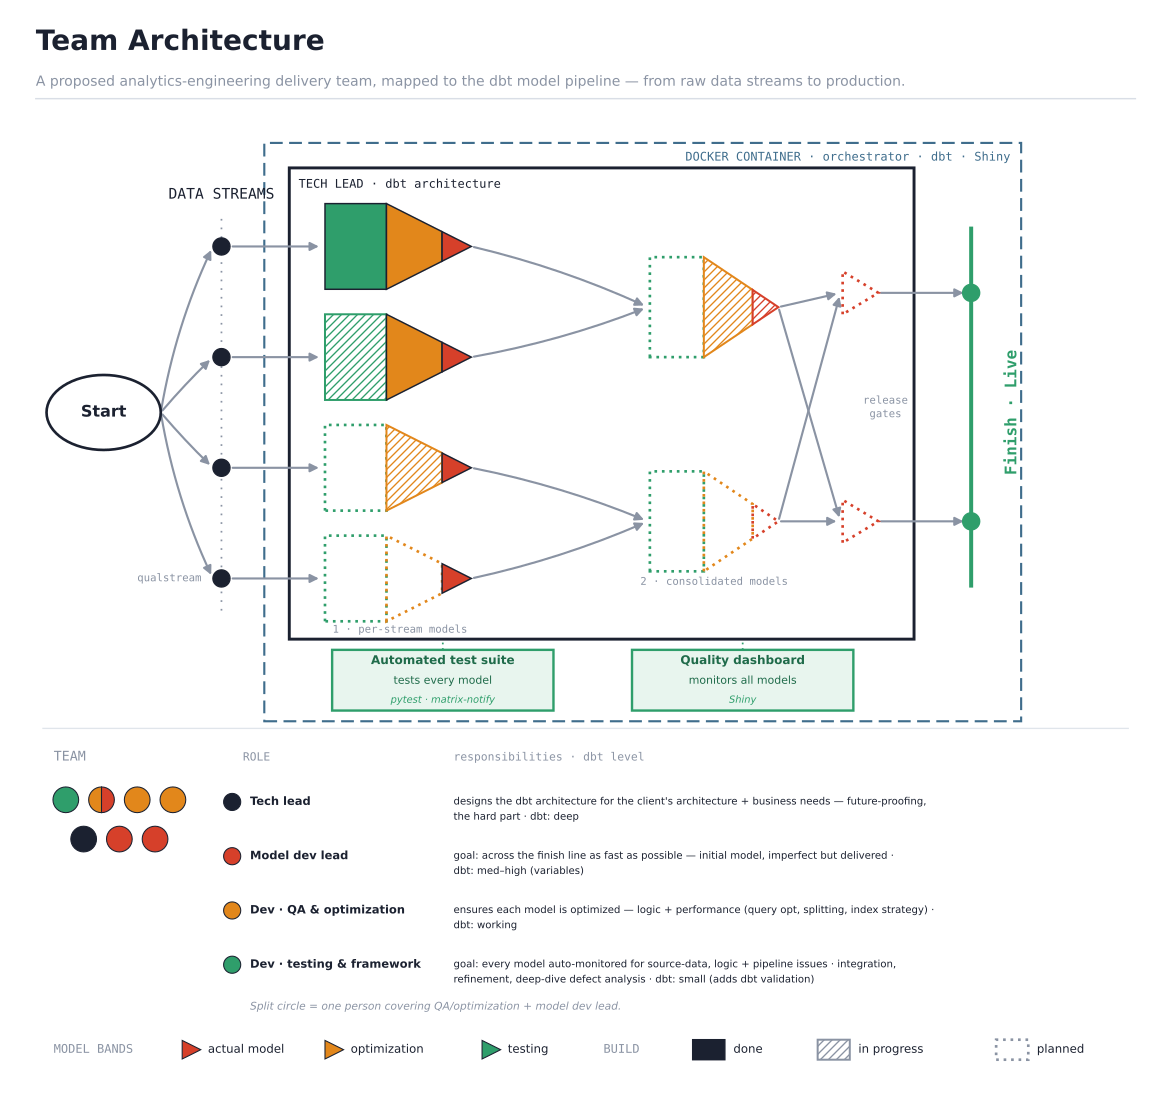

Reproduce this figure in Python.
"""Conceptual pipeline schematic: data streams -> quality gates -> live.

A faithful digital reproduction of the hand sketch (distinct from
pipeline_grouped.py, the concrete schema-by-schema pipeline):

    Start -> four parallel DATA STREAMS (three quantitative + qualstream,
    the qualitative signal) -> a STAGE-1 box of per-stream quality-gate
    funnels -> a STAGE-2 box where the streams merge -> two planned live
    gates that cross into a LIVE finish line at two endpoints.

The funnels are drawn exactly as sketched: NO gradient. Each is a wide-left ->
pointed-right silhouette split into three discrete colour BANDS -- a green
intake block, an orange narrowing middle, and a small red tip -- and each band's
pen style encodes build progress:

    solid fill      done
    diagonal hatch  in progress
    dotted outline  planned

The bottom-left circle cluster is the team-role key (one circle per role, one
split into two colours). Role labels are intentionally left blank for now.

Drawn with matplotlib. Output: tools/pipeline_schematic.(png|svg).
"""
import os
import textwrap

import matplotlib
matplotlib.use("Agg")
import matplotlib.pyplot as plt
from matplotlib.patches import (Circle, Ellipse, FancyArrowPatch, Polygon,
                                Rectangle, Wedge)

# ── palette ──
INK    = "#1b2130"
MUTED  = "#8a93a3"
ACCENT = "#2f9e6b"           # "live"
GREEN  = "#2f9e6b"
AMBER  = "#e2871b"
RED    = "#d6402a"
BLACK  = "#1b2130"
BOX1   = INK
BOX2   = "#c0553a"           # stage-2 box drawn red in the sketch
GREEN_L = "#e8f5ee"          # light fill for green deliverables
GREEN_D = "#1f6b4a"
CONTAINER = "#3f6d8c"        # steel blue: the Docker container layer
PAPER  = "#ffffff"

HERE = os.path.dirname(os.path.abspath(__file__))

# per-funnel section styles (green, orange, red) as read from the sketch
FA = [(GREEN, "solid"),  (AMBER, "solid"),  (RED, "solid")]    # box1 lane 1 (done)
FB = [(GREEN, "hatch"),  (AMBER, "solid"),  (RED, "solid")]    # box1 lane 2
FC = [(GREEN, "dotted"), (AMBER, "hatch"),  (RED, "solid")]    # box1 lane 3
FQ = [(GREEN, "dotted"), (AMBER, "dotted"), (RED, "solid")]    # box1 lane 4: qualstream —
                                                                # model delivered, opt+testing planned
FD = [(GREEN, "dotted"), (AMBER, "hatch"),  (RED, "hatch")]    # box2 upper
FE = [(GREEN, "dotted"), (AMBER, "dotted"), (RED, "dotted")]   # box2 lower  (planned)
PG = [(RED,   "dotted")]                                        # small live gates


def _band(ax, verts, color, style):
    """One colour band of a funnel, drawn in its pen style (no gradient)."""
    if style == "solid":
        ax.add_patch(Polygon(verts, closed=True, facecolor=color,
                             edgecolor=INK, linewidth=1.1, zorder=3))
    elif style == "hatch":
        ax.add_patch(Polygon(verts, closed=True, facecolor="white",
                             edgecolor=color, linewidth=1.5, hatch="////",
                             zorder=3))
    elif style == "dotted":
        ax.add_patch(Polygon(verts, closed=True, facecolor="none",
                             edgecolor=color, linewidth=2,
                             linestyle=(0, (1, 1.8)), zorder=3))


def funnel(ax, x_left, y_c, w, h, spec):
    """Banded quality-gate funnel: wide intake (left) -> refined tip (right).

    spec is a list of (colour, style): 3 entries -> green/orange/red bands;
    1 entry -> a plain single-colour triangle (the small live gates).
    """
    hh = h / 2
    xr = x_left + w
    if len(spec) == 1:
        _band(ax, [(x_left, y_c - hh), (x_left, y_c + hh), (xr, y_c)],
              spec[0][0], spec[0][1])
        return
    xg = x_left + 0.42 * w         # green rectangle ends
    xo = x_left + 0.80 * w         # orange ends, red tip begins
    ho = hh * (xr - xo) / (xr - xg)
    green  = [(x_left, y_c - hh), (x_left, y_c + hh), (xg, y_c + hh), (xg, y_c - hh)]
    orange = [(xg, y_c - hh), (xg, y_c + hh), (xo, y_c + ho), (xo, y_c - ho)]
    red    = [(xo, y_c - ho), (xo, y_c + ho), (xr, y_c)]
    for verts, (color, style) in zip((green, orange, red), spec):
        _band(ax, verts, color, style)


def arrow(ax, p0, p1, rad=0.0):
    ax.add_patch(FancyArrowPatch(
        p0, p1, arrowstyle="-|>", mutation_scale=13, lw=1.6, color=MUTED,
        shrinkA=2, shrinkB=3, connectionstyle=f"arc3,rad={rad}", zorder=1))


def build(ax):
    ax.set_xlim(0, 16)
    ax.set_ylim(-4.7, 10.2)
    ax.set_aspect("equal")                # never distort funnels/circles
    ax.axis("off")

    # ── title ──
    ax.text(0.3, 10.0, "Team Architecture", fontsize=21, fontweight="bold",
            color=INK, va="top")
    ax.text(0.3, 9.35, "A proposed analytics-engineering delivery team, mapped to the "
            "dbt model pipeline — from raw data streams to production.",
            fontsize=10.5, color=MUTED, va="top")
    ax.plot([0.3, 15.7], [9.02, 9.02], color="#d9dee6", lw=1.1)

    y1, y2, y3, y4 = 6.95, 5.40, 3.85, 2.30   # four stream lanes (1.55 pitch)
    yC = (y1 + y4) / 2                         # visual centre of the lanes

    # ── Start ──
    ax.add_patch(Ellipse((1.25, yC), 1.6, 1.05, facecolor=PAPER,
                         edgecolor=INK, linewidth=2, zorder=4))
    ax.text(1.25, yC, "Start", ha="center", va="center",
            fontsize=12, fontweight="bold", color=INK, zorder=5)

    # ── Data Streams axis (spans just the four stream nodes) ──
    ax.plot([2.9, 2.9], [y4 - 0.45, y1 + 0.45], color=MUTED, lw=1.3,
            ls=(0, (1, 4)), zorder=1)
    ax.text(2.9, y1 + 0.62, "DATA STREAMS", ha="center", va="bottom",
            fontsize=11, color=INK, family="monospace")
    for y in (y1, y2, y3, y4):
        ax.add_patch(Circle((2.9, y), 0.12, color=INK, zorder=4))
    # the newly added qualitative stream gets a name; the others stay abstract
    ax.text(2.62, y4, "qualstream", ha="right", va="center", fontsize=8,
            color=MUTED, family="monospace")

    # ── Docker container: the whole pipeline + deliverables run containerized ──
    ax.add_patch(Rectangle((3.5, 0.3), 10.6, 8.1, facecolor="none",
                          edgecolor=CONTAINER, linewidth=1.6,
                          linestyle=(0, (6, 3)), zorder=0))
    ax.text(13.95, 8.28, "DOCKER CONTAINER · orchestrator · dbt · Shiny", fontsize=9,
            color=CONTAINER, family="monospace", va="top", ha="right")

    # ── Tech lead owns the whole model pipeline: one big black box ──
    ax.add_patch(Rectangle((3.85, 1.45), 8.75, 6.6, facecolor="none",
                          edgecolor=BOX1, linewidth=2.2, zorder=1))
    ax.text(3.98, 7.9, "TECH LEAD · dbt architecture", fontsize=9,
            color=INK, family="monospace", va="top")

    # ── Stage 1: four per-stream funnels ──
    fw, fh, x1 = 2.05, 1.2, 4.35
    funnel(ax, x1, y1, fw, fh, FA)
    funnel(ax, x1, y2, fw, fh, FB)
    funnel(ax, x1, y3, fw, fh, FC)
    funnel(ax, x1, y4, fw, fh, FQ)

    # ── Stage 2: two merged funnels ──
    yU, yL = 6.1, 3.1
    fw2, fh2, x2 = 1.8, 1.4, 8.9
    funnel(ax, x2, yU, fw2, fh2, FD)
    funnel(ax, x2, yL, fw2, fh2, FE)

    # stage captions: make the 1 -> 2 progression explicit (quiet, muted)
    ax.text(5.4, 1.58, "1 · per-stream models", fontsize=8, color=MUTED,
            ha="center", va="center", family="monospace")
    ax.text(9.8, 2.25, "2 · consolidated models", fontsize=8, color=MUTED,
            ha="center", va="center", family="monospace")

    # ── Pre-finish live gates: small red, ~size of a funnel's red tip ──
    x3, pw, ph = 11.6, 0.5, 0.6
    yTg, yBg = 6.3, 3.1
    funnel(ax, x3, yTg, pw, ph, PG)
    funnel(ax, x3, yBg, pw, ph, PG)
    ax.text(x3 + pw / 2 + 0.35, (yTg + yBg) / 2, "release\ngates", fontsize=8,
            color=MUTED, ha="center", va="center", family="monospace",
            linespacing=1.4)

    # ── Finish · Live ──
    xF = 13.4
    ax.plot([xF, xF], [2.2, 7.2], color=ACCENT, lw=3, zorder=2)
    for y in (yTg, yBg):
        ax.add_patch(Circle((xF, y), 0.12, color=ACCENT, zorder=4))
    ax.text(xF + 0.45, yC, "Finish · Live", rotation=90, ha="left",
            va="center", fontsize=12, color=ACCENT, family="monospace",
            fontweight="bold")

    # ── flow ──
    for y, r in ((y1, -0.07), (y2, -0.025), (y3, 0.025), (y4, 0.07)):
        arrow(ax, (2.05, yC), (2.78, y), rad=r)
    for y in (y1, y2, y3, y4):
        arrow(ax, (3.02, y), (x1 - 0.03, y))
    # stage 1 tips -> stage 2 (lanes 1+2 merge into upper; 3+qual -> lower)
    arrow(ax, (x1 + fw, y1), (x2 - 0.03, yU), rad=-0.05)
    arrow(ax, (x1 + fw, y2), (x2 - 0.03, yU), rad=0.05)
    arrow(ax, (x1 + fw, y3), (x2 - 0.03, yL), rad=-0.05)
    arrow(ax, (x1 + fw, y4), (x2 - 0.03, yL), rad=0.05)
    # stage 2 -> live gates: many-to-many (each model feeds each endpoint)
    for ys in (yU, yL):
        for yg in (yTg, yBg):
            arrow(ax, (x2 + fw2, ys), (x3 - 0.03, yg))
    # live gates -> finish
    arrow(ax, (x3 + pw, yTg), (xF - 0.05, yTg))
    arrow(ax, (x3 + pw, yBg), (xF - 0.05, yBg))

    _deliverables(ax)
    _team_roles(ax)
    _style_key(ax)


def _split_circle(ax, x, y, r, c1, c2):
    ax.add_patch(Wedge((x, y), r, 90, 270, facecolor=c1,
                      edgecolor=INK, linewidth=0.8, zorder=4))
    ax.add_patch(Wedge((x, y), r, 270, 450, facecolor=c2,
                      edgecolor=INK, linewidth=0.8, zorder=4))


def _deliverables(ax):
    """The testing & framework dev's two green deliverables, shown along the
    pipeline: the automated test suite (validates the models) and the quality
    dashboard (reads the live output)."""
    # Two deliverables built by the testing & framework dev, under the models
    # they act on. Each box: title + what it does + tool.
    gy0, h, w = 0.45, 0.85, 3.1
    def gbox(cx, title, does, tool):
        ax.add_patch(Rectangle((cx - w / 2, gy0), w, h, facecolor=GREEN_L,
                              edgecolor=GREEN, linewidth=1.8, zorder=2))
        cy = gy0 + h / 2
        ax.text(cx, cy + 0.27, title, ha="center", va="center", color=GREEN_D,
                fontsize=9, fontweight="bold", zorder=3)
        ax.text(cx, cy - 0.01, does, ha="center", va="center", color=GREEN_D,
                fontsize=8.2, zorder=3)
        ax.text(cx, cy - 0.28, tool, ha="center", va="center", color=GREEN,
                fontsize=7.4, style="italic", zorder=3)
    gbox(6.0, "Automated test suite", "tests every model", "pytest · matrix-notify")
    gbox(10.2, "Quality dashboard", "monitors all models", "Shiny")
    for cx in (6.0, 10.2):                       # ticks up to the models
        ax.plot([cx, cx], [gy0 + h, 1.45], color=GREEN, ls=(0, (1, 2.2)),
                lw=1.3, zorder=1)


def _team_roles(ax):
    """Team roster (7 circles, one split) + role key. Colour also encodes model
    state: red = delivered but imperfect, orange = done, green = tested."""
    ax.plot([0.4, 15.6], [0.2, 0.2], color="#e0e5eb", lw=1, zorder=0)   # divider
    r, dx = 0.18, 0.5
    ax.text(0.55, -0.25, "TEAM", fontsize=10, color=MUTED, family="monospace")
    top = [GREEN, "split", AMBER, AMBER]
    bot = [BLACK, RED, RED]
    xs_top = [0.72 + i * dx for i in range(4)]
    span = xs_top[-1] - xs_top[0]
    xs_bot = [(xs_top[0] + span / 2) + (i - 1) * dx for i in range(3)]
    for y, xs, row in ((-0.8, xs_top, top), (-1.35, xs_bot, bot)):
        for x, c in zip(xs, row):
            if c == "split":
                _split_circle(ax, x, y, r, AMBER, RED)
            else:
                ax.add_patch(Circle((x, y), r, facecolor=c, edgecolor=INK,
                                   linewidth=0.8, zorder=4))
    # role · meaning key
    ax.text(3.2, -0.25, "ROLE", fontsize=8.5, color=MUTED, family="monospace")
    ax.text(6.15, -0.25, "responsibilities · dbt level", fontsize=8.5,
            color=MUTED, family="monospace")
    rows = [
        (BLACK, "Tech lead",
         "designs the dbt architecture for the client's architecture + business needs — future-proofing, the hard part · dbt: deep"),
        (RED, "Model dev lead",
         "goal: across the finish line as fast as possible — initial model, imperfect but delivered · dbt: med–high (variables)"),
        (AMBER, "Dev · QA & optimization",
         "ensures each model is optimized — logic + performance (query opt, splitting, index strategy) · dbt: working"),
        (GREEN, "Dev · testing & framework",
         "goal: every model auto-monitored for source-data, logic + pipeline issues · integration, refinement, deep-dive defect analysis · dbt: small (adds dbt validation)"),
    ]
    y = -0.72
    for c, role, means in rows:
        wrapped = textwrap.fill(means, width=94)
        nlines = wrapped.count("\n") + 1
        yc = y - 0.11                         # first-line centre for swatch + role
        ax.add_patch(Circle((3.05, yc), 0.12, facecolor=c, edgecolor=INK,
                           linewidth=0.8, zorder=4))
        ax.text(3.3, yc, role, fontsize=8.6, color=INK, va="center", fontweight="bold")
        ax.text(6.15, y, wrapped, fontsize=7.6, color=INK, va="top", linespacing=1.5)
        y -= 0.24 * nlines + 0.28
    ax.text(3.3, y + 0.06,
            "Split circle = one person covering QA/optimization + model dev lead.",
            fontsize=8, color=MUTED, va="center", style="italic")


def _style_key(ax):
    """Bottom legend row: MODEL BANDS (colour) next to BUILD (fill)."""
    y = -4.3
    # MODEL BANDS — colour = which band of the model
    ax.text(0.55, y, "MODEL BANDS", fontsize=9, color=MUTED,
            family="monospace", va="center")
    for color, label, x in ((RED, "actual model", 2.35),
                            (AMBER, "optimization", 4.35),
                            (GREEN, "testing", 6.55)):
        ax.add_patch(Polygon([(x, y - 0.13), (x, y + 0.13), (x + 0.26, y)],
                           closed=True, facecolor=color, edgecolor=INK,
                           linewidth=0.8, zorder=4))
        ax.text(x + 0.36, y, label, fontsize=8.8, color=INK, va="center")
    # BUILD — fill = build state
    ax.text(8.25, y, "BUILD", fontsize=9, color=MUTED, family="monospace",
            va="center")
    for style, label, x in (("solid", "done", 9.5),
                            ("hatch", "in progress", 11.25),
                            ("dotted", "planned", 13.75)):
        rect = [(x, y - 0.14), (x + 0.45, y - 0.14),
                (x + 0.45, y + 0.14), (x, y + 0.14)]
        _band(ax, rect, INK if style == "solid" else MUTED, style)
        ax.text(x + 0.57, y, label, va="center", fontsize=8.8, color=INK)


def main():
    fig, ax = plt.subplots(figsize=(11.9, 11.1), dpi=150)
    fig.patch.set_facecolor(PAPER)
    build(ax)
    fig.subplots_adjust(left=0, right=1, top=1, bottom=0)
    base = os.path.join(HERE, "pipeline_schematic")
    fig.savefig(base + ".png", facecolor=PAPER, bbox_inches="tight", pad_inches=0.15)
    fig.savefig(base + ".svg", facecolor=PAPER, bbox_inches="tight", pad_inches=0.15)
    print(f"wrote {base}.png and {base}.svg")


if __name__ == "__main__":
    main()
